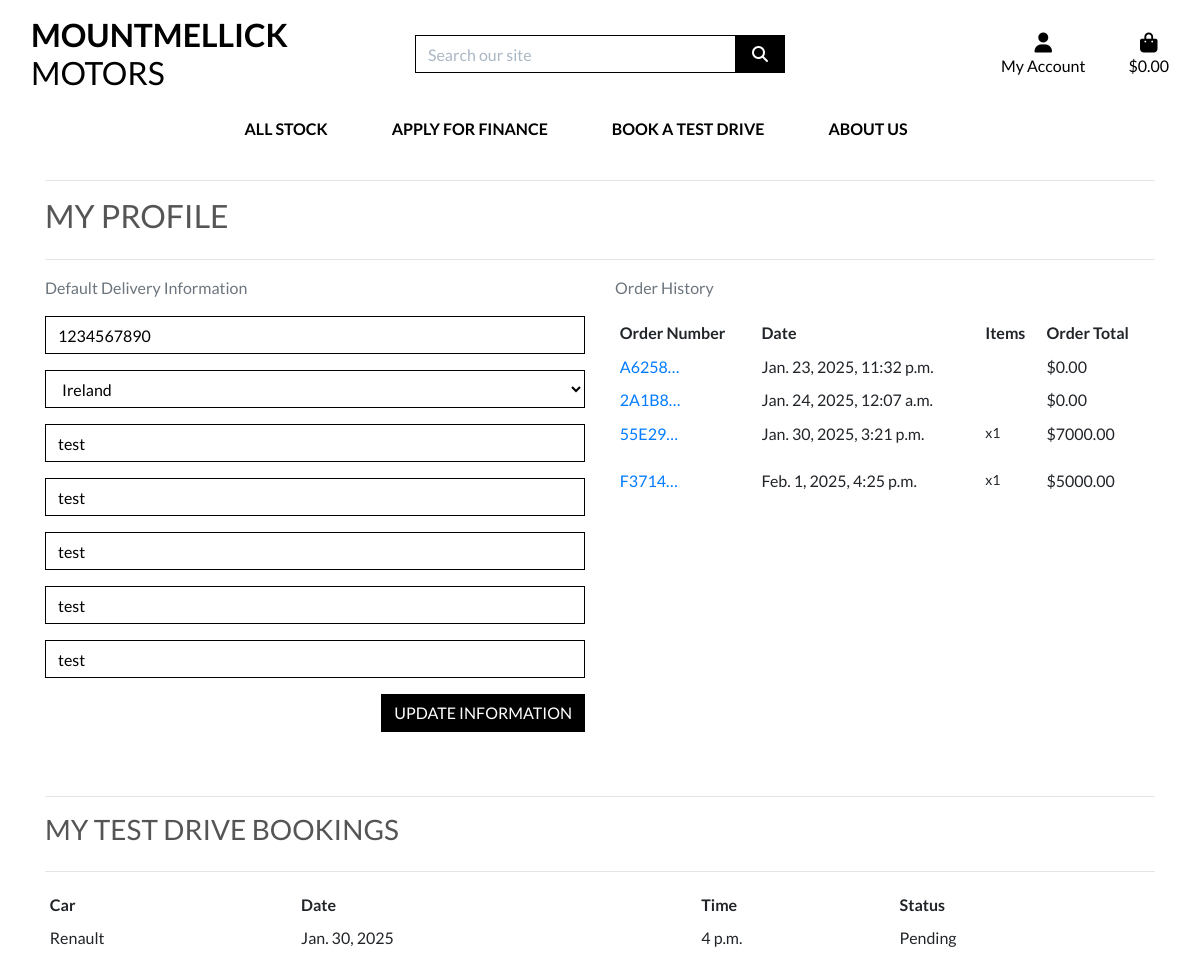
/profile/ (signed in), run on an earlier commit of the app's database.
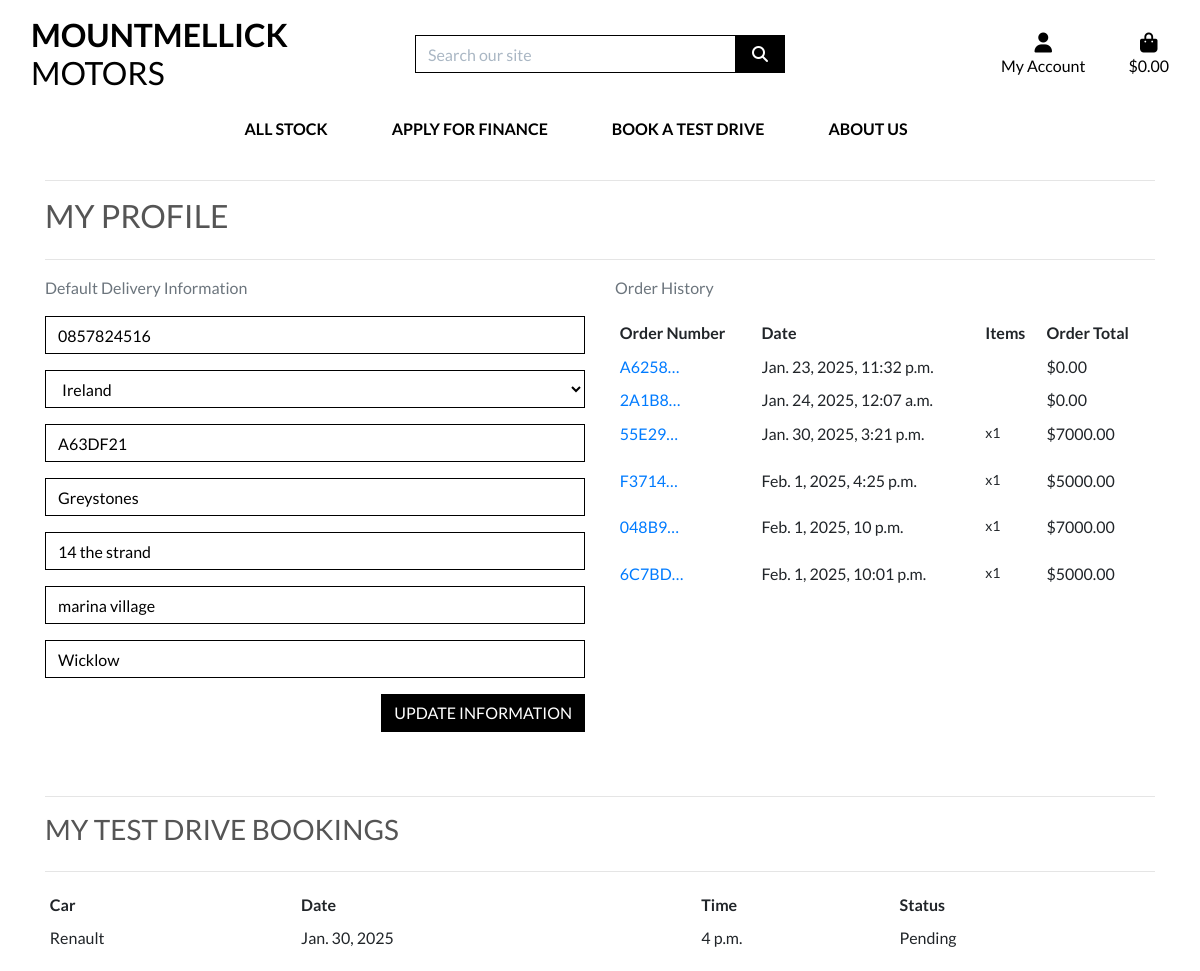
And on a later commit of the database.
### profiles/models.py (models this page shows, shortened)
class UserProfile(models.Model):
    user = models.OneToOneField(User, on_delete=models.CASCADE)
    default_phone_number = models.CharField(max_length=20, null=True, blank=True)
    default_country = CountryField(blank_label='Country *', null=True, blank=True)
    default_postcode = models.CharField(max_length=20, null=True, blank=True)
    default_town_or_city = models.CharField(max_length=40, null=True, blank=True)
    default_street_address1 = models.CharField(max_length=80, null=True, blank=True)
    default_street_address2 = models.CharField(max_length=80, null=True, blank=True)
    default_county = models.CharField(max_length=80, null=True, blank=True)

### checkout/models.py (models this page shows, shortened)
class Order(models.Model):
    order_number = models.CharField(max_length=32, null=False, editable=False)
    user_profile = models.ForeignKey(UserProfile, on_delete=models.SET_NULL,
                                     null=True, blank=True, related_name='orders')
    full_name = models.CharField(max_length=50, null=False, blank=False)
    email = models.EmailField(max_length=254, null=False, blank=False)
    phone_number = models.CharField(max_length=20, null=False, blank=False)
    country = CountryField(blank_label='Country *', null=False, blank=False)
    postcode = models.CharField(max_length=20, null=True, blank=True)
    town_or_city = models.CharField(max_length=40, null=False, blank=False)
    street_address1 = models.CharField(max_length=80, null=False, blank=False)
    street_address2 = models.CharField(max_length=80, null=True, blank=True)
    county = models.CharField(max_length=80, null=True, blank=True)
    date = models.DateTimeField(auto_now_add=True)
    delivery_cost = models.DecimalField(max_digits=6, decimal_places=2, null=False, default=0)
    order_total = models.DecimalField(max_digits=10, decimal_places=2, null=False, default=0)
    grand_total = models.DecimalField(max_digits=10, decimal_places=2, null=False, default=0)
    original_bag = models.TextField(null=False, blank=False, default='')
    stripe_pid = models.CharField(max_length=254, null=False, blank=False, default='')

class OrderLineItem(models.Model):
    order = models.ForeignKey(Order, null=False, blank=False, on_delete=models.CASCADE, related_name='lineitems')
    product = models.ForeignKey(Stock, null=False, blank=False, on_delete=models.CASCADE)
    quantity = models.IntegerField(null=False, blank=False, default=0)
    lineitem_total = models.DecimalField(max_digits=6, decimal_places=2, null=False, blank=False, editable=False)

### test_drives/models.py (models this page shows, shortened)
class TestDrive(models.Model):
    STATUS_CHOICES = [
        ('Pending', 'Pending'),
        ('Confirmed', 'Confirmed'),
        ('Completed', 'Completed'),
        ('Cancelled', 'Cancelled'),
    ]
    user = models.ForeignKey(User, on_delete=models.CASCADE)
    car = models.ForeignKey(Stock, on_delete=models.CASCADE)
    date = models.DateField()
    time = models.TimeField()
    status = models.CharField(max_length=10, choices=STATUS_CHOICES, default='Pending')
    created_at = models.DateTimeField(auto_now_add=True)

### products/models.py (models this page shows)
class Stock(models.Model):
    reg_number = models.CharField(
        max_length=254,
        unique=True,
        validators=[RegexValidator(regex='^[A-Za-z0-9]*$', message='Registration number must be alphanumeric')]
    )
    make = models.CharField(max_length=254, null=True, blank=True)
    model = models.CharField(max_length=254, null=True, blank=True)
    fuel_type = models.CharField(max_length=254, null=True, blank=True)
    transmission_type = models.CharField(max_length=254, null=True, blank=True)
    description = models.TextField()
    price = models.DecimalField(max_digits=6, decimal_places=2)
    image_url = models.URLField(max_length=1024, null=True, blank=True)
    image = models.ImageField(null=True, blank=True)
    def __str__(self):
        return self.make

### profiles/views.py (the view)
# urls.py: path('profile/', include('profiles.urls')),
@login_required
def profile(request):
    profile = get_object_or_404(UserProfile, user=request.user)
    if request.method == 'POST':
        form = UserProfileForm(request.POST, instance=profile)
        if form.is_valid():
            form.save()
            messages.success(request, 'Profile updated successfully')
    form = UserProfileForm(instance=profile)
    orders = profile.orders.all()
    test_drives = TestDrive.objects.filter(user=request.user)  # Fetch user's test drives
    template = 'profiles/profile.html'
    context = {
        'form': form,
        'orders': orders,
        'test_drives': test_drives,  # Pass test drives to template
        'on_profile_page': True
    }
    return render(request, template, context)

### profiles/forms.py
class UserProfileForm(forms.ModelForm):
    class Meta:
        model = UserProfile
        exclude = ('user',)
    def __init__(self, *args, **kwargs):
        super().__init__(*args, **kwargs)
        placeholders = {
            'default_phone_number': 'Phone Number',
            'default_postcode': 'Postal Code',
            'default_town_or_city': 'Town or City',
            'default_street_address1': 'Street Address 1',
            'default_street_address2': 'Street Address 2',
            'default_county': 'County, State or Locality',
        }
        self.fields['default_phone_number'].widget.attrs['autofocus'] = True
        for field in self.fields:
            if field != 'default_country':
                if self.fields[field].required:
                    placeholder = f'{placeholders[field]} *'
                else:
                    placeholder = placeholders[field]
                self.fields[field].widget.attrs['placeholder'] = placeholder
            self.fields[field].widget.attrs['class'] = 'border-black rounded-0 profile-form-input'
            self.fields[field].label = False

### profiles/templates/profiles/profile.html (shortened to what this page needs)
{% extends "base.html" %}
{% load static %}
{% block extra_css %}
    <link rel="stylesheet" href="{% static 'profiles/css/profile.css' %}">
{% endblock %}
{% block content %}
    <div class="overlay"></div>
    <div class="container">
        <div class="row">
            <div class="col">
                <hr>
                <h2 class="logo-font mb-4">My Profile</h2>
                <hr>
            </div>
        </div>
        <div class="row">
            <div class="col-12 col-lg-6">
                <p class="text-muted">Default Delivery Information</p>
                <form class="mt-3" action="{% url 'profile' %}" method="POST" id="profile-update-form">
                    {{ form|crispy }}
                    <button class="btn btn-black rounded-0 text-uppercase float-right">Update Information</button>
                </form>
            </div>
            <div class="col-12 col-lg-6">
                <p class="text-muted">Order History</p>
                <div class="order-history table-responsive">
                    <table class="table table-sm table-borderless">
                        <thead>
                            <tr>
                                <th>Order Number</th>
                                <th>Date</th>
                                <th>Items</th>
                                <th>Order Total</th>
                            </tr>
                        </thead>
                        <tbody>
                            {% for order in orders %}
                                <tr>
                                    <td>
                                        <a href="{% url 'order_history' order.order_number %}"
                                        title="{{ order.order_number }}">
                                            {{ order.order_number|truncatechars:6 }}
                                        </a>
                                    </td>
                                    <td>{{ order.date }}</td>
                                    <td>
                                        <ul class="list-unstyled">
                                            {% for item in order.lineitems.all %}
                                                <li class="small">
                                                    {{ item.product.name }} x{{ item.quantity }}
                                                </li>
                                            {% endfor %}
                                        </ul>
                                    </td>
                                    <td>${{ order.grand_total }}</td>
                                </tr>
                            {% endfor %}
                        </tbody>
                    </table>
                </div>
            </div>
        </div>
    {% if test_drives %}
        <div class="row mt-5">
            <div class="col">
                <hr>
                <h3 class="logo-font mb-4">My Test Drive Bookings</h3>
                <hr>
                <div class="table-responsive">
                    <table class="table table-sm table-borderless">
                        <thead>
                            <tr>
                                <th>Car</th>
                                <th>Date</th>
                                <th>Time</th>
                                <th>Status</th>
                            </tr>
                        </thead>
                        <tbody>
                            {% for test_drive in test_drives %}
                                <tr>
                                    <td>{{ test_drive.car }}</td>
                                    <td>{{ test_drive.date }}</td>
                                    <td>{{ test_drive.time }}</td>
                                    <td>{{ test_drive.status }}</td>
                                </tr>
                            {% endfor %}
                        </tbody>
                    </table>
                </div>
            </div>
        </div>
        {% endif %}
    </div>
{% endblock %}

What changed in the data, as far as the page shows it:
changed UserProfile "Ireland": default_phone_number "1234567890" → "0857824516"; default_postcode "test" → "A63DF21"; default_town_or_city "test" → "Greystones"; default_street_address1 "test" → "14 the strand"; default_street_address2 "test" → "marina village"; default_county "test" → "Wicklow"
added Order: order_number "048B9…", date "Feb. 1, 2025, 10 p.m.", grand_total "7000.00"
added OrderLineItem: quantity "1", shown under "048B9…"
added Order: order_number "6C7BD…", date "Feb. 1, 2025, 10:01 p.m.", grand_total "5000.00"
added OrderLineItem: quantity "1", shown under "6C7BD…"
